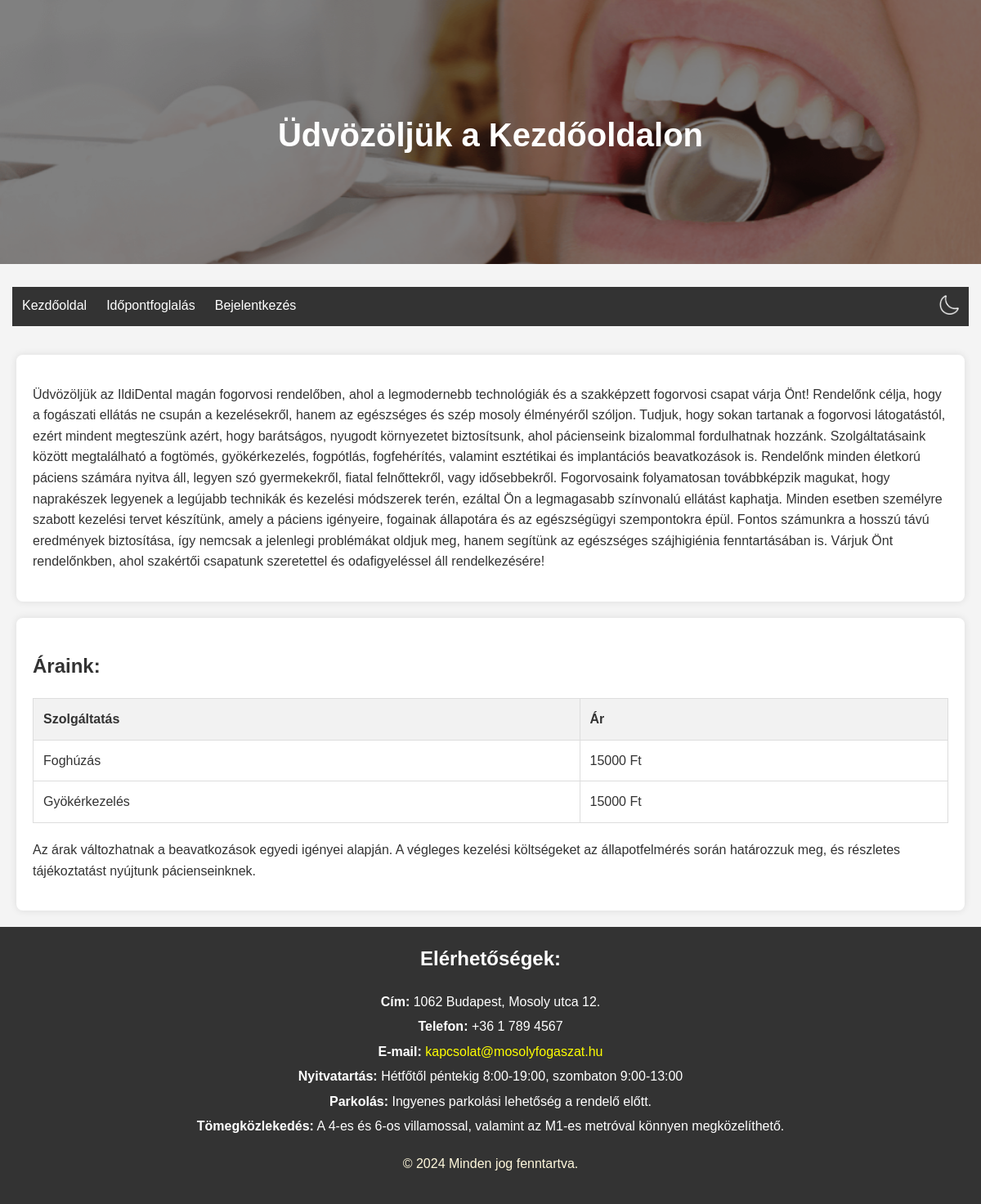
The page / on the database its author committed.
### rendeloweboldal/models.py (models this page shows, shortened)
class Treatment(models.Model):
    id = models.UUIDField(primary_key=True, default=uuid4, editable=False)  # FHIR resource identifier
    name = models.CharField(max_length=255)  # FHIR 'name' field
    description = models.TextField()  # FHIR 'description' field
    duration = models.DurationField(null=True, blank=True)  # Kezelés hossza (opcionális)
    price = models.DecimalField(max_digits=10, decimal_places=0)  # Ár

### rendeloweboldal/views.py (the view)
# urls.py: path('', views.kezdooldal, name='home'),
def kezdooldal(request):
    treatments = Treatment.objects.all()
    return render(request, 'kezdooldal.html', {'treatments': treatments})

### rendeloweboldal/templates/kezdooldal.html (shortened to what this page needs)
{% extends "base.html" %}
{% load static %}
{% block header_title %}Üdvözöljük a Kezdőoldalon{% endblock %}
{% block content %}
<section class="intro">
    <p>
        Üdvözöljük az IldiDental magán fogorvosi rendelőben, ahol a legmodernebb technológiák és a szakképzett fogorvosi csapat várja Önt! Rendelőnk célja, hogy a fogászati ellátás ne csupán a kezelésekről, hanem az egészséges és szép mosoly élményéről szóljon. Tudjuk, hogy sokan tartanak a fogorvosi látogatástól, ezért mindent megteszünk azért, hogy barátságos, nyugodt környezetet biztosítsunk, ahol pácienseink bizalommal fordulhatnak hozzánk.
        Szolgáltatásaink között megtalálható a fogtömés, gyökérkezelés, fogpótlás, fogfehérítés, valamint esztétikai és implantációs beavatkozások is. Rendelőnk minden életkorú páciens számára nyitva áll, legyen szó gyermekekről, fiatal felnőttekről, vagy idősebbekről. Fogorvosaink folyamatosan továbbképzik magukat, hogy naprakészek legyenek a legújabb technikák és kezelési módszerek terén, ezáltal Ön a legmagasabb színvonalú ellátást kaphatja.
        Minden esetben személyre szabott kezelési tervet készítünk, amely a páciens igényeire, fogainak állapotára és az egészségügyi szempontokra épül. Fontos számunkra a hosszú távú eredmények biztosítása, így nemcsak a jelenlegi problémákat oldjuk meg, hanem segítünk az egészséges szájhigiénia fenntartásában is.
        Várjuk Önt rendelőnkben, ahol szakértői csapatunk szeretettel és odafigyeléssel áll rendelkezésére!
    </p>
</section>
<section class="pricing">
    <h2>Áraink:</h2>
    <table>
        <tr>
            <th>Szolgáltatás</th>
            <th>Ár</th>
        </tr>
        {% for treatment in treatments %}
        <tr>
            <td>{{ treatment.name }}</td>
            <td>{{ treatment.price }} Ft</td>
        </tr>
        {% endfor %}
    </table>
    <p>
        Az árak változhatnak a beavatkozások egyedi igényei alapján. A végleges kezelési költségeket az állapotfelmérés során határozzuk meg, és részletes tájékoztatást nyújtunk pácienseinknek.
    </p>
</section>
{% endblock %}

### rendeloweboldal/static/Css/style.css (style rules this page uses)
body { font-family: Arial, sans-serif; line-height: 1.6; margin: 0; padding: 0; background-color: #f4f4f4; }
.intro { background-color: white; padding: 20px; margin-bottom: 20px; border-radius: 8px; box-shadow: 0 0 10px rgba(0, 0, 0, 0.1); }
.pricing { background-color: white; padding: 20px; border-radius: 8px; box-shadow: 0 0 10px rgba(0, 0, 0, 0.1); }
table { width: 100%; border-collapse: collapse; margin-bottom: 20px; }
table, th, td { border: 1px solid #ddd; }
th, td { padding: 12px; text-align: left; }
th { background-color: #f2f2f2; }

### rendeloweboldal/static/Css/colors_light.css (style rules this page uses)
body, header { background-color: #f4f4f4; color: #333; }
form, .intro, .pricing, .appointments, .appointment, .patient-detail, .working-hours-form, .info-message, .profile, .admin { background-color: white; color: #333; }

### rows shown on the page
Treatment: name "Foghúzás", price "15000"
Treatment: name "Gyökérkezelés", price "15000"
